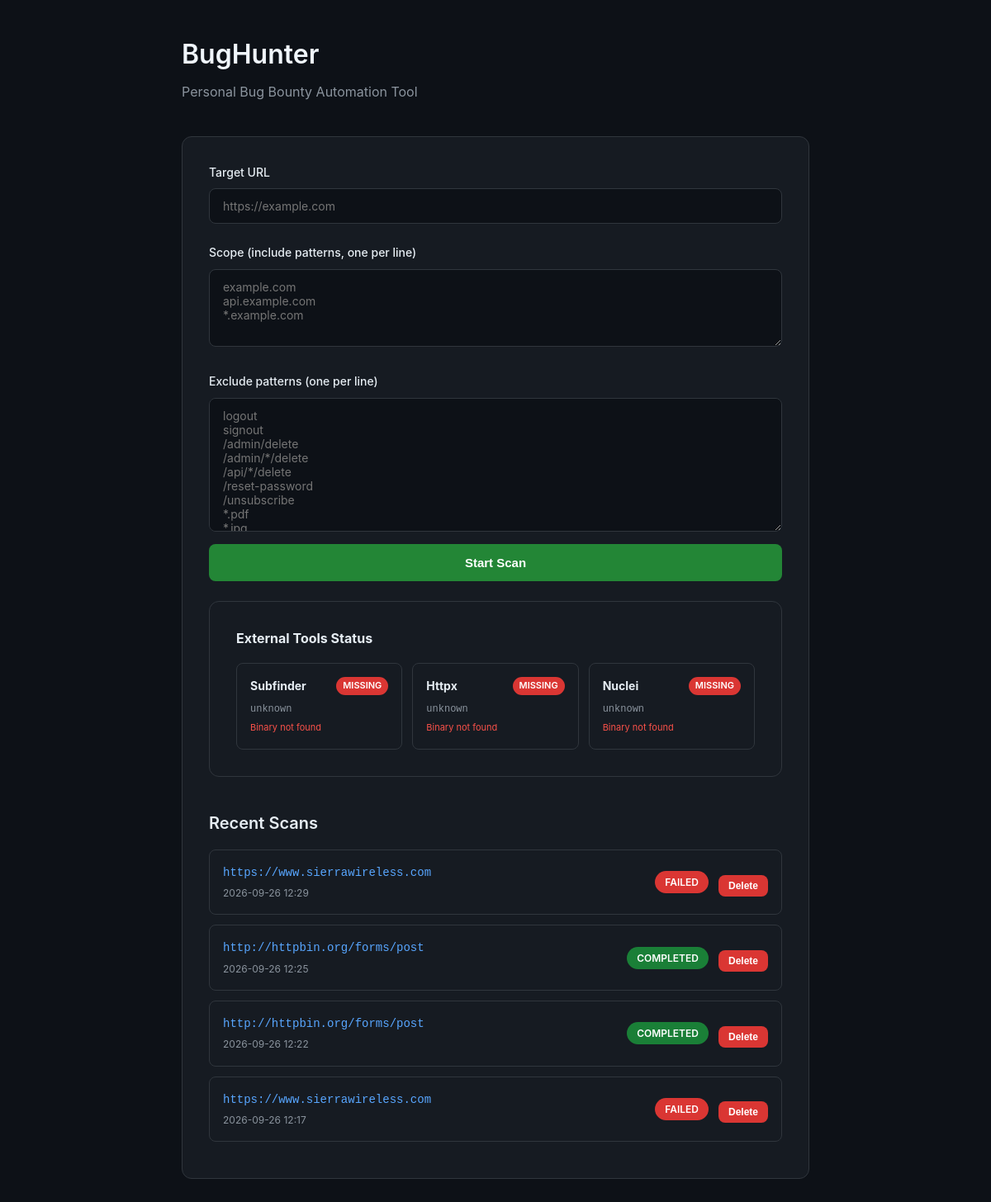
Before: / with the older database file.
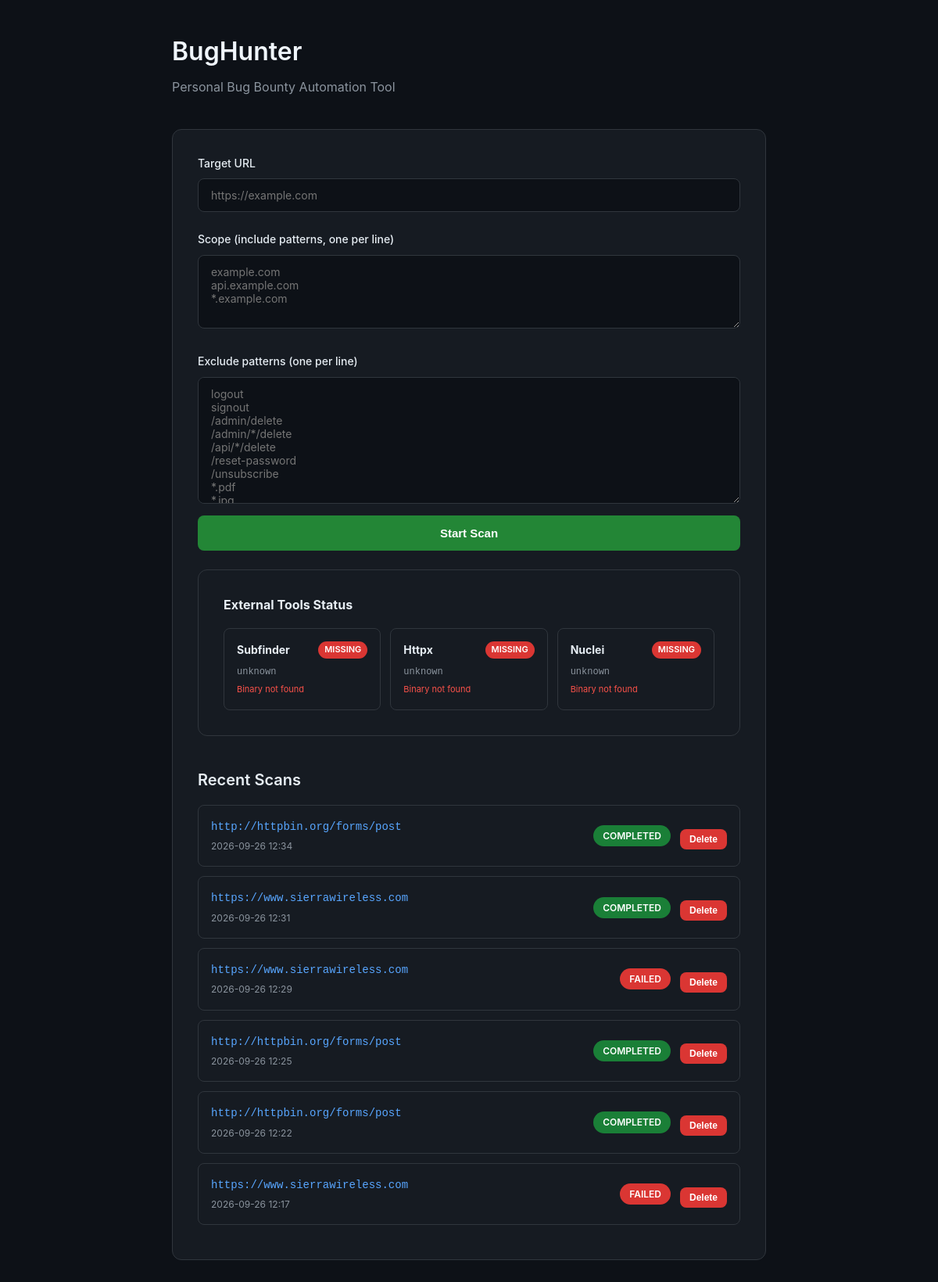
After: the same page with the newer database file.
### app/models.py (models this page shows)
class ScanSession(Base):
    __tablename__ = "scan_sessions"
    id = Column(Integer, primary_key=True, autoincrement=True)
    target_url = Column(String(500), nullable=False)
    name = Column(String(200))
    status = Column(Enum(ScanStatus), default=ScanStatus.PENDING)
    config = Column(SQLiteJSON, default={})
    created_at = Column(DateTime, default=datetime.utcnow)
    started_at = Column(DateTime, nullable=True)
    completed_at = Column(DateTime, nullable=True)
    error_message = Column(Text, nullable=True)
    findings = relationship("Finding", back_populates="scan_session", cascade="all, delete-orphan")
    crawl_data = relationship("CrawlData", back_populates="scan_session", cascade="all, delete-orphan")
    __table_args__ = (
        Index("ix_scan_sessions_target_url", "target_url"),
        Index("ix_scan_sessions_status", "status"),
    )

### app/server.py (the view)
@app.get("/", response_class=HTMLResponse)
async def index(request: Request):
    db = get_db_session()
    scans = db.query(ScanSession).order_by(ScanSession.created_at.desc()).limit(20).all()
    db.close()
    return templates.TemplateResponse("index.html", {"request": request, "scans": scans})

### app/templates/index.html (shortened to what this page needs)
<!DOCTYPE html>
<html lang="en">
<head>
</head>
<body>
    <div class="container">
        <h1>BugHunter</h1>
        <p class="subtitle">Personal Bug Bounty Automation Tool</p>
        <div class="card">
            <form id="scanForm">
                <div class="form-group">
                    <label>Target URL</label>
                    <input type="url" name="target_url" placeholder="https://example.com" required>
                </div>
                <div class="form-group">
                    <label>Scope (include patterns, one per line)</label>
                    <textarea name="scope_include" rows="4" placeholder="example.com&#10;api.example.com&#10;*.example.com"></textarea>
                </div>
                <div class="form-group">
                    <label>Exclude patterns (one per line)</label>
                    <textarea name="scope_exclude" rows="8" placeholder="logout
signout
/admin/delete
/admin/*/delete
/api/*/delete
/reset-password
/unsubscribe
*.pdf
*.jpg
*.jpeg
*.png
*.gif
*.css
*.js
*.woff
*.woff2
*.ttf
*.svg
*.ico
*.xml
*.json
#regex: .*\.pdf$
#regex: .*\.(css|js|png|jpg|jpeg|gif|svg|woff|woff2|ttf|ico)$"></textarea>
                <button type="submit" class="btn btn-primary" id="startBtn">Start Scan</button>
            </form>
        </div>
        <div class="card" id="toolStatusCard" style="display:none; margin-top: 24px;">
            <h3 style="margin-bottom: 16px; font-size: 1rem;">External Tools Status</h3>
            <div id="toolStatusGrid" style="display: grid; grid-template-columns: repeat(auto-fit, minmax(200px, 1fr)); gap: 12px;"></div>
        </div>
        <div class="scan-list">
            <h2>Recent Scans</h2>
            <div id="scanList">
                {% for scan in scans %}
                <div class="scan-item" data-scan-id="{{ scan.id }}">
                    <div class="scan-info">
                        <a href="/scan/{{ scan.id }}" class="scan-url">{{ scan.target_url }}</a>
                        <div class="scan-meta">{{ scan.created_at.strftime('%Y-%m-%d %H:%M') }}</div>
                    </div>
                    <span class="scan-status status-{{ scan.status.value }}">{{ scan.status.value }}</span>
                    <div class="scan-actions">
                        <button class="btn btn-danger" onclick="deleteScan({{ scan.id }})">Delete</button>
                    </div>
                </div>
                {% else %}
                <div class="empty-state">No scans yet. Start your first scan above.</div>
                {% endfor %}
            </div>
        </div>
    </div>
</body>
</html>

### app/templates/index.html (style rules this page uses)
* { box-sizing: border-box; margin: 0; padding: 0; }
body { font-family: -apple-system, BlinkMacSystemFont, 'Segoe UI', Roboto, sans-serif; background: #0d1117; color: #e6edf3; line-height: 1.6; min-height: 100vh; }
.container { max-width: 800px; margin: 0 auto; padding: 40px 20px; }
h1 { font-size: 2rem; font-weight: 600; color: #f0f6fc; margin-bottom: 8px; }
.subtitle { color: #8b949e; margin-bottom: 40px; }
.card { background: #161b22; border: 1px solid #30363d; border-radius: 12px; padding: 32px; }
.form-group { margin-bottom: 24px; }
label { display: block; margin-bottom: 8px; font-size: 14px; font-weight: 500; color: #e6edf3; }
textarea, input { width: 100%; padding: 12px 16px; background: #0d1117; border: 1px solid #30363d; border-radius: 8px; color: #e6edf3; font-size: 14px; font-family: inherit; resize: vertical; }
.btn { display: inline-flex; align-items: center; justify-content: center; gap: 8px; padding: 14px 28px; border-radius: 8px; font-size: 15px; font-weight: 600; cursor: pointer; border: none; transition: all 0.2s; width: 100%; margin-top: 8px; }
.btn-primary { background: #238636; color: white; }
.btn-danger { background: #da3633; color: white; padding: 6px 12px; font-size: 12px; width: auto; }
.scan-list { margin-top: 40px; }
.scan-list h2 { font-size: 1.25rem; font-weight: 600; margin-bottom: 16px; }
.scan-item { display: flex; justify-content: space-between; align-items: center; padding: 16px; background: #161b22; border: 1px solid #30363d; border-radius: 8px; margin-bottom: 12px; gap: 12px; }
.scan-info { flex: 1; min-width: 0; }
.scan-url { font-family: monospace; font-size: 14px; color: #58a6ff; text-decoration: none; display: block; overflow: hidden; text-overflow: ellipsis; white-space: nowrap; }
.scan-meta { font-size: 12px; color: #8b949e; margin-top: 4px; }
.scan-status { padding: 4px 12px; border-radius: 16px; font-size: 12px; font-weight: 600; text-transform: uppercase; white-space: nowrap; }
.status-completed { background: #1a7f37; color: #fff; }
.status-failed { background: #da3633; color: #fff; }
.scan-actions { display: flex; gap: 8px; flex-shrink: 0; }

Changed rows visible on the page:
added ScanSession: target_url "http://httpbin.org/forms/post", created_at "2026-09-26 12:34", status.value "COMPLETED"
added ScanSession: target_url "https://www.sierrawireless.com", created_at "2026-09-26 12:31", status.value "COMPLETED"
